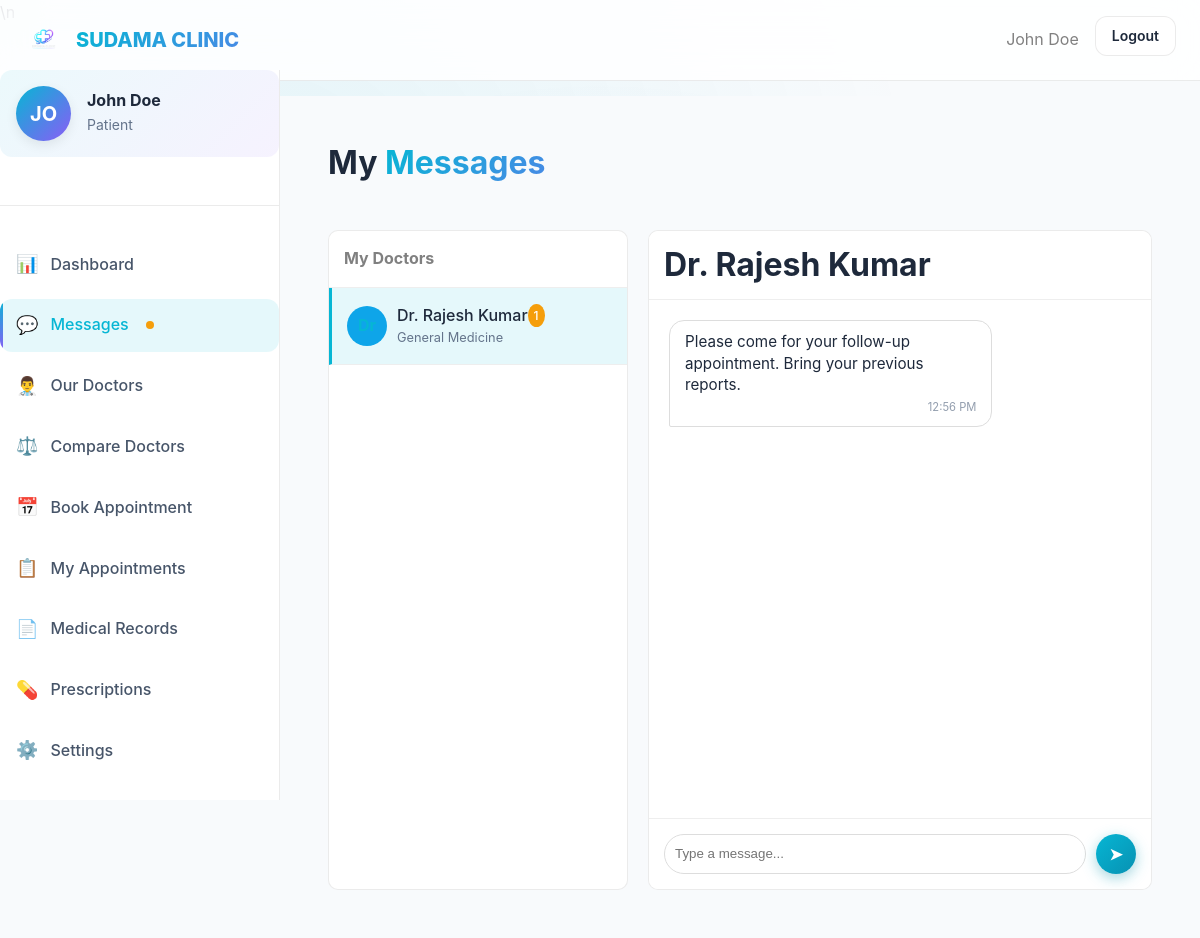
The app's page /patient-messages.php?uid=2 (signed in) with its own data.
### tables this page shows
CREATE TABLE IF NOT EXISTS users (
    id INT AUTO_INCREMENT PRIMARY KEY,
    email VARCHAR(255) NOT NULL UNIQUE,
    password VARCHAR(255) NOT NULL,
    role ENUM('patient', 'doctor', 'admin', 'receptionist') NOT NULL DEFAULT 'patient',
    status ENUM('active', 'inactive', 'pending') NOT NULL DEFAULT 'active',
    created_at TIMESTAMP DEFAULT CURRENT_TIMESTAMP,
    updated_at TIMESTAMP DEFAULT CURRENT_TIMESTAMP ON UPDATE CURRENT_TIMESTAMP,
    last_login TIMESTAMP NULL,
    INDEX idx_email (email),
    INDEX idx_role (role)
);

CREATE TABLE IF NOT EXISTS doctors (
    id INT AUTO_INCREMENT PRIMARY KEY,
    user_id INT NOT NULL,
    name VARCHAR(200) NOT NULL,
    phone VARCHAR(20) NOT NULL,
    specialization_id INT,
    qualification VARCHAR(255),
    experience_years INT DEFAULT 0,
    bio TEXT,
    consultation_charge DECIMAL(10,2) DEFAULT 0.00,
    new_case_charge DECIMAL(10,2) DEFAULT 0.00,
    old_case_charge DECIMAL(10,2) DEFAULT 0.00,
    profile_image VARCHAR(255),
    available_days VARCHAR(100) DEFAULT 'Mon,Tue,Wed,Thu,Fri,Sat',
    slot_duration INT DEFAULT 30,
    created_at TIMESTAMP DEFAULT CURRENT_TIMESTAMP,
    updated_at TIMESTAMP DEFAULT CURRENT_TIMESTAMP ON UPDATE CURRENT_TIMESTAMP,
    FOREIGN KEY (user_id) REFERENCES users(id) ON DELETE CASCADE,
    FOREIGN KEY (specialization_id) REFERENCES specializations(id) ON DELETE SET NULL,
    INDEX idx_user_id (user_id),
    INDEX idx_specialization (specialization_id)
);

CREATE TABLE IF NOT EXISTS messages (
    id INT AUTO_INCREMENT PRIMARY KEY,
    sender_id INT NOT NULL,
    receiver_id INT NOT NULL,
    subject VARCHAR(255),
    message TEXT NOT NULL,
    is_read TINYINT(1) DEFAULT 0,
    read_at TIMESTAMP NULL,
    created_at TIMESTAMP DEFAULT CURRENT_TIMESTAMP,
    FOREIGN KEY (sender_id) REFERENCES users(id) ON DELETE CASCADE,
    FOREIGN KEY (receiver_id) REFERENCES users(id) ON DELETE CASCADE,
    INDEX idx_sender (sender_id),
    INDEX idx_receiver (receiver_id),
    INDEX idx_is_read (is_read)
);

### includes/functions.php (called while the page is built, shortened)
<?php
function require_login($allowedRoles = null) {
    if ($allowedRoles) {
        if (is_string($allowedRoles)) {
            $allowedRoles = [$allowedRoles];
        }
    }
    return [
        'user_id' => $_SESSION['user_id'],
        'role' => $_SESSION['role'],
        'name' => $_SESSION['name'] ?? 'User'
    ];
}

### patient-messages.php (the view, shortened to what this page needs)
<?php
require_once 'includes/functions.php';
$user = require_login('patient');
$db = get_db_connection();
$patientUserId = $user['user_id'];
$patientName = $_SESSION['name'];
$sql = "
    SELECT DISTINCT u.id as user_id, d.name as doctor_name, s.name as specialization,
           (SELECT COUNT(*) FROM messages WHERE sender_id = u.id AND receiver_id = :pid_recv2 AND is_read = 0) as unread_count
    FROM users u
    JOIN doctors d ON u.id = d.user_id
    LEFT JOIN specializations s ON d.specialization_id = s.id
    WHERE u.id IN (
        SELECT sender_id FROM messages WHERE receiver_id = :pid_recv
        UNION
        SELECT receiver_id FROM messages WHERE sender_id = :pid_send
    )
    OR d.id IN (
        SELECT doctor_id FROM appointments WHERE patient_id = (SELECT id FROM patients WHERE user_id = :pid_apt)
    )
";
$stmt = $db->prepare($sql);
$stmt->execute([
    ':pid_recv' => $patientUserId,
    ':pid_send' => $patientUserId,
    ':pid_apt' => $patientUserId,
    ':pid_recv2' => $patientUserId
]);
$doctors = $stmt->fetchAll();
$chatUserId = isset($_GET['uid']) ? (int)$_GET['uid'] : null;
$chatMessages = [];
$chatDoctor = null;
if ($chatUserId) {
    $stmt = $db->prepare("SELECT name FROM doctors WHERE user_id = ?");
    $stmt->execute([$chatUserId]);
    $chatDoctor = $stmt->fetch();
    $stmt = $db->prepare("
        SELECT * FROM messages
        WHERE (sender_id = :me1 AND receiver_id = :other1)
           OR (sender_id = :other2 AND receiver_id = :me2)
        ORDER BY created_at ASC
    ");
    $stmt->execute([
        ':me1' => $patientUserId,
        ':other1' => $chatUserId,
        ':other2' => $chatUserId,
        ':me2' => $patientUserId
    ]);
    $chatMessages = $stmt->fetchAll();
}
?>
<!DOCTYPE html>
<html lang="en">
<head>
    <link rel="stylesheet" href="css/styles.css">
    <link rel="stylesheet" href="css/dashboard.css">
    <link rel="stylesheet" href="css/components.css">
\n</head>
<body>
    <nav class="navbar" id="navbar">
        <div class="container navbar-container">
            <a href="index.php" class="navbar-brand">
                <img src="images/logo.png" alt="SUDAMA CLINIC Logo">
                <span class="text-gradient">SUDAMA CLINIC</span>
            </a>
            <ul class="navbar-nav">
                <li><span style="color: grey;"><?php echo htmlspecialchars($patientName); ?></span></li>
                <li><a href="logout.php" class="btn btn-ghost btn-sm">Logout</a></li>
            </ul>
        </div>
    </nav>
    <div class="dashboard-layout">
        <?php include 'includes/patient_sidebar.php'; ?>
        <main class="dashboard-main">
            <div class="page-header">
                <h1>My <span class="text-gradient">Messages</span></h1>
            </div>
            <div class="chat-layout">
                <div class="chat-sidebar">
                    <div style="padding: 15px; border-bottom: 1px solid #eee; font-weight: bold; color: grey;">My Doctors</div>
                    <?php if (empty($doctors)): ?>
                        <div style="padding: 20px; text-align: center; color: grey;">No doctors found.<br><small>Book an appointment to start chatting.</small></div>
                    <?php else: ?>
                        <?php foreach ($doctors as $d): ?>
                            <a href="?uid=<?php echo $d['user_id']; ?>" class="contact-item <?php echo ($chatUserId == $d['user_id']) ? 'active' : ''; ?>">
                                <div class="contact-avatar">Dr</div>
                                <div>
                                    <div style="font-weight: 500; color: var(--color-text-primary); display: flex; justify-content: space-between; align-items: center;">
                                        <span><?php echo htmlspecialchars($d['doctor_name']); ?></span>
                                        <?php if (isset($d['unread_count']) && $d['unread_count'] > 0): ?>
                                            <span style="background: var(--accent-warning, red); color: white; border-radius: 50%; padding: 2px 6px; font-size: 0.75rem;"><?php echo $d['unread_count']; ?></span>
                                        <?php endif; ?>
                                    </div>
                                    <div style="font-size: 0.8rem; color: var(--color-text-muted);">
                                        <?php echo htmlspecialchars($d['specialization']); ?>
                                    </div>
                                </div>
                            </a>
                        <?php endforeach; ?>
                    <?php endif; ?>
                </div>
                <div class="chat-main">
                    <?php if ($chatUserId && $chatDoctor): ?>
                        <div class="chat-header">
                            <h3 style="margin: 0;"><?php echo htmlspecialchars($chatDoctor['name']); ?></h3>
                        </div>
                        <div class="chat-body" id="chatBody">
                            <?php if (empty($chatMessages)): ?>
                                <div style="text-align: center; margin-top: 50px; color: grey;">
                                    Start a conversation with <?php echo htmlspecialchars($chatDoctor['name']); ?>.
                                </div>
                            <?php else: ?>
                                <?php foreach ($chatMessages as $msg): ?>
                                    <div class="message-bubble <?php echo ($msg['sender_id'] == $patientUserId) ? 'message-sent' : 'message-received'; ?>">
                                        <?php echo nl2br(htmlspecialchars($msg['message'])); ?>
                                        <div class="message-time">
                                            <?php echo date('h:i A', strtotime($msg['created_at'])); ?>
                                        </div>
                                    </div>
                                <?php endforeach; ?>
                            <?php endif; ?>
                        </div>
                        <form class="chat-input-area" method="POST">
                            <input type="text" name="message" class="chat-input" placeholder="Type a message..." required autocomplete="off">
                            <button type="submit" class="btn btn-primary" style="border-radius: 50%; width: 40px; height: 40px; display: flex; align-items: center; justify-content: center; padding: 0;">➤</button>
                        </form>
                    <?php endif; ?>
                </div>
            </div>
        </main>
    </div>
</body>
</html>

### css/dashboard.css (style rules this page uses)
.dashboard-main { padding: var(--spacing-2xl); min-height: calc(100vh - 70px); animation: fadeIn 0.5s ease-out; }

### css/components.css (style rules this page uses)
.dashboard-layout { display: block; min-height: 100vh; padding-top: 70px; position: relative; }
.dashboard-main { margin-left: 280px; padding: var(--spacing-2xl); background: var(--color-bg-primary); min-height: calc(100vh - 70px); width: auto; box-sizing: border-box; transition: margin-left 0.3s ease, width 0.3s ease; }
.page-header { display: flex; justify-content: space-between; align-items: center; margin-bottom: var(--spacing-2xl); flex-wrap: wrap; gap: var(--spacing-md); }
.page-header h1 { font-size: var(--font-size-3xl); margin: 0; }
.message-time { font-size: var(--font-size-xs); color: var(--color-text-muted); white-space: nowrap; }

### patient-messages.php (style rules this page uses)
.chat-layout { display: grid; grid-template-columns: 300px 1fr; gap: 20px; height: calc(100vh - 140px); }
.chat-sidebar { background: white; border: 1px solid var(--glass-border); border-radius: 10px; overflow-y: auto; }
.contact-item { padding: 15px; border-bottom: 1px solid #eee; cursor: pointer; display: flex; align-items: center; gap: 10px; transition: background 0.2s; }
.contact-item.active { background: rgba(6, 182, 212, 0.1); border-left: 3px solid var(--primary-start); }
.contact-avatar { width: 40px; height: 40px; background: var(--primary-light); color: var(--primary-start); border-radius: 50%; display: flex; align-items: center; justify-content: center; font-weight: bold; }
.chat-main { background: white; border: 1px solid var(--glass-border); border-radius: 10px; display: flex; flex-direction: column; overflow: hidden; }
.chat-header { padding: 15px; border-bottom: 1px solid #eee; background: rgba(255,255,255,0.8); backdrop-filter: blur(10px); }
.chat-body { flex: 1; padding: 20px; overflow-y: auto; background: var(--color-bg-secondary); display: flex; flex-direction: column; gap: 10px; }
.message-bubble { max-width: 70%; padding: 10px 15px; border-radius: 15px; position: relative; font-size: 0.95rem; line-height: 1.4; }
.message-received { align-self: flex-start; background: white; border: 1px solid #ddd; border-bottom-left-radius: 2px; }
.message-time { font-size: 0.7rem; margin-top: 5px; opacity: 0.7; text-align: right; }
.chat-input-area { padding: 15px; background: white; border-top: 1px solid #eee; display: flex; gap: 10px; }
.chat-input { flex: 1; padding: 10px; border: 1px solid #ddd; border-radius: 20px; outline: none; }

### records on screen
users: doctor_name "Dr. Rajesh Kumar", unread_count "1", specialization "General Medicine"
doctors: name "Dr. Rajesh Kumar"
messages: message "Please come for your follow-up appointment. Bring your previous reports.", created_at "12:56 PM"

### other values on screen
$patientName "John Doe"
substr($_SESSION['name'] ?? 'P', 0, 2) "JO"
$_SESSION['name'] "John Doe"
